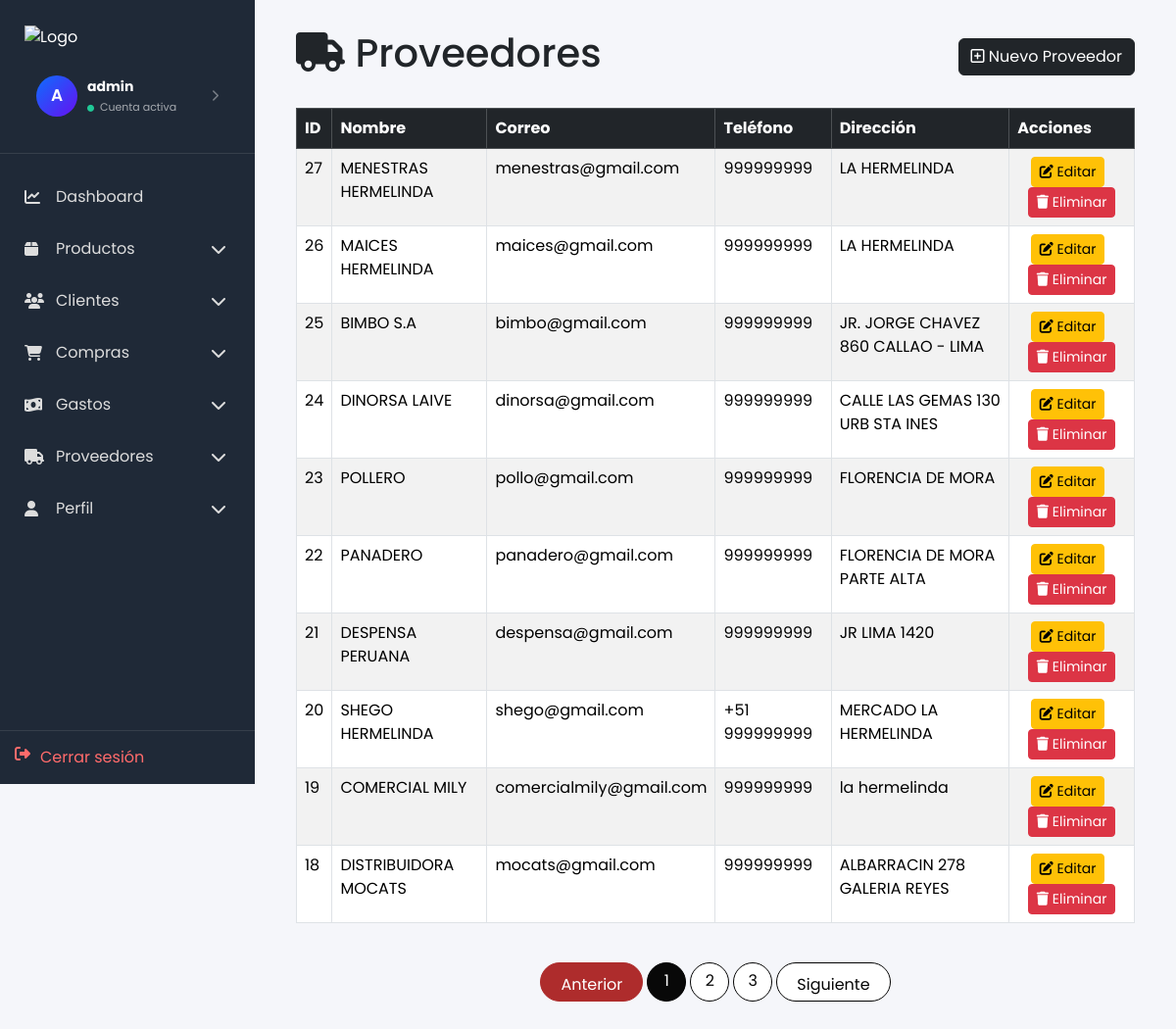
Page /gastos/lista-proveedores/ (signed in) on the earlier database version.
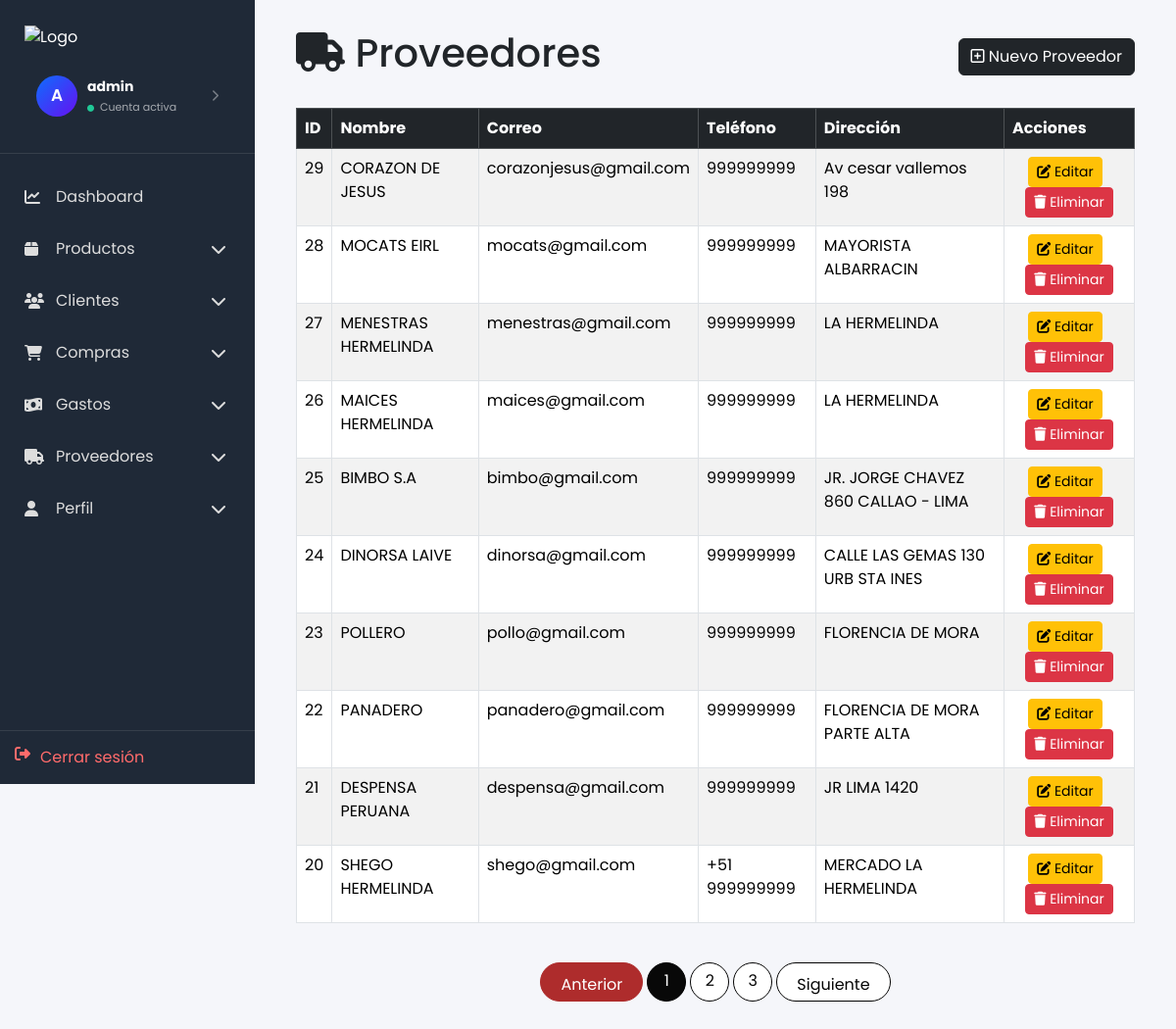
Same page on the later database version.
### gastos/models.py (models this page shows, shortened)
class Proveedor(models.Model):
    nombre = models.CharField(max_length=150)
    email = models.EmailField(blank=True)
    telefono = models.CharField(max_length=20, blank=True)
    direccion = models.TextField(blank=True)
    activo = models.BooleanField(default=True)
    fecha_registro = models.DateTimeField(auto_now_add=True)
    class Meta:
        ordering = ['-fecha_registro']
        verbose_name_plural = 'Proveedores'

### gastos/views.py (the view)
# urls.py: path('lista-proveedores/', views.lista_proveedores, name='lista_proveedores'),
@login_required
def lista_proveedores(request):
    proveedores = Proveedor.objects.filter(activo=True)
    paginator = Paginator(proveedores, 10)  # Mostrar 14 proveedores por página
    page_number = request.GET.get('page')
    page_obj = paginator.get_page(page_number)
    return render(request, 'listaProveedor.html', {'proveedores': page_obj, 'page_obj': page_obj})

### gastos/templates/listaProveedor.html (shortened to what this page needs)
{% extends 'dashboard_base.html' %}
{% block content %}
<div class="container">
  <div class="d-flex justify-content-between align-items-center mb-4">
    <h1><i class="fa-solid fa-truck"></i> Proveedores</h1>
    <a href="{% url 'nuevo_proveedor' %}" class="btn btn-dark"><i class="fa-regular fa-square-plus"></i> Nuevo Proveedor</a>
  </div>
  {% if proveedores %}
    <div class="table-responsive">
      <table class="table table-striped table-hover table-bordered">
        <thead class="table-dark">
          <tr>
            <th>ID</th>
            <th>Nombre</th>
            <th>Correo</th>
            <th>Teléfono</th>
            <th>Dirección</th>
            <th>Acciones</th>
          </tr>
        </thead>
        <tbody>
          {% for proveedor in proveedores %}
            <tr>
              <td>{{ proveedor.id }}</td>
              <td>{{ proveedor.nombre }}</td>
              <td>{{ proveedor.email }}</td>
              <td>{{ proveedor.telefono }}</td>
              <td>{{ proveedor.direccion|default:'-' }}</td>
              <td class="text-center">
                <a href="{% url 'editar_proveedor' proveedor.pk %}" class="btn btn-sm btn-warning me-2"><i class="fa-solid fa-edit"></i> Editar</a>
                <form method="post" action="{% url 'eliminar_proveedor' proveedor.pk %}" class="d-inline">
                  <button type="submit" class="btn btn-sm btn-danger" onclick="return confirm('¿Deseas eliminar este proveedor?')"><i class="fa-solid fa-trash"></i> Eliminar</button>
                </form>
              </td>
            </tr>
          {% endfor %}
        </tbody>
      </table>
    </div>
  {% else %}
    <div class="alert alert-info"> No hay proveedores registrados. <a href="{% url 'nuevo_proveedor' %}">Registra uno ahora</a>.
    </div>
  {% endif %}
</div>
{% if page_obj.paginator.num_pages > 1 %}
<nav aria-label="Paginación" class="mt-4">
  <ul class="pagination justify-content-center">
    {% if page_obj.has_previous %}
      <li class="page-item">
        <a class="page-link" href="?q={{ query }}&tipo={{ tipo }}&page={{ page_obj.previous_page_number }}">Anterior</a>
      </li>
    {% else %}
      <li class="page-item disabled"><span class="page-link">Anterior</span></li>
    {% endif %}
    {% for num in page_obj.paginator.page_range %}
      {% if num == page_obj.number %}
        <li class="page-item active"><span class="page-link">{{ num }}</span></li>
      {% elif num >= page_obj.number|add:'-2' and num <= page_obj.number|add:'2' %}
        <li class="page-item"><a class="page-link" href="?q={{ query }}&tipo={{ tipo }}&page={{ num }}">{{ num }}</a></li>
      {% endif %}
    {% endfor %}
    {% if page_obj.has_next %}
      <li class="page-item">
        <a class="page-link" href="?q={{ query }}&tipo={{ tipo }}&page={{ page_obj.next_page_number }}">Siguiente</a>
      </li>
    {% else %}
      <li class="page-item disabled"><span class="page-link">Siguiente</span></li>
    {% endif %}
  </ul>
</nav>
{% endif %}
{% endblock %}

Differences in the rows shown:
no longer on this page (row unchanged): Proveedor: id "19", nombre "COMERCIAL MILY", email "comercialmily@gmail.com", telefono "999999999", direccion "la hermelinda"
no longer on this page (row unchanged): Proveedor: id "18", nombre "DISTRIBUIDORA MOCATS", email "mocats@gmail.com", telefono "999999999", direccion "ALBARRACIN 278 GALERIA REYES"
added Proveedor: id "29", nombre "CORAZON DE JESUS", email "corazonjesus@gmail.com", telefono "999999999", direccion "Av cesar vallemos 198"
added Proveedor: id "28", nombre "MOCATS EIRL", email "mocats@gmail.com", telefono "999999999", direccion "MAYORISTA ALBARRACIN"
